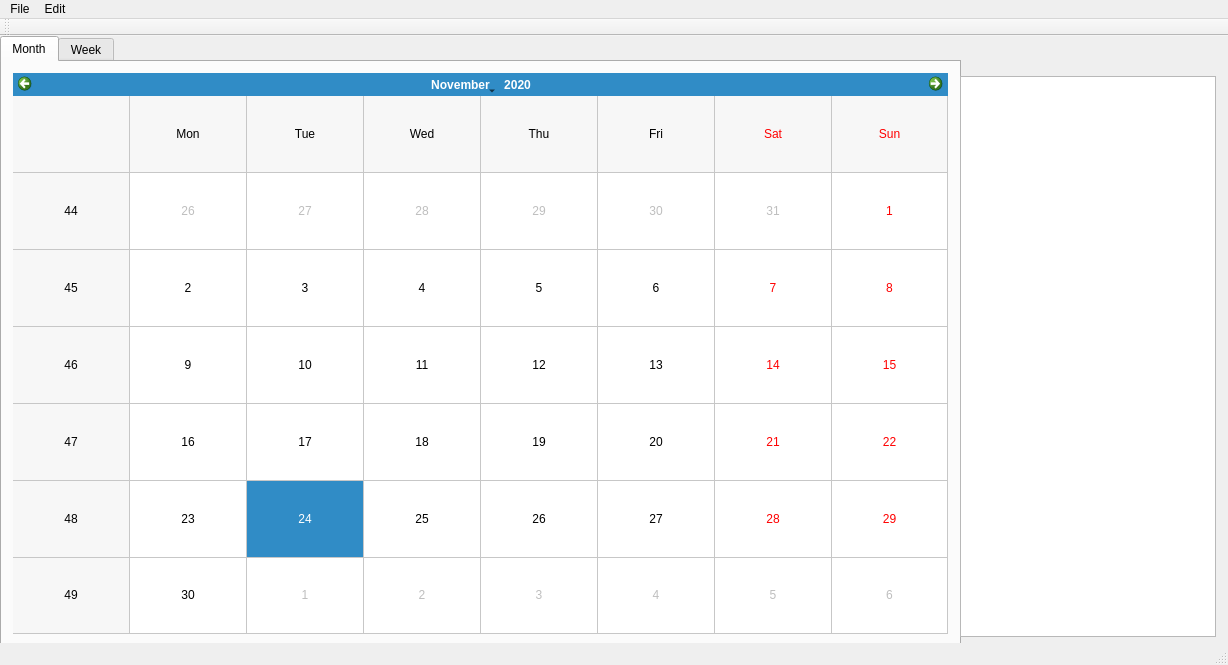
<?xml version="1.0" encoding="UTF-8"?>
<ui version="4.0">
 <class>MainWindow</class>
 <widget class="QMainWindow" name="MainWindow">
  <property name="geometry">
   <rect>
    <x>0</x>
    <y>0</y>
    <width>1228</width>
    <height>665</height>
   </rect>
  </property>
  <property name="windowTitle">
   <string>MainWindow</string>
  </property>
  <widget class="QWidget" name="centralWidget">
   <widget class="QTabWidget" name="tabWidget">
    <property name="geometry">
     <rect>
      <x>0</x>
      <y>0</y>
      <width>961</width>
      <height>611</height>
     </rect>
    </property>
    <property name="currentIndex">
     <number>0</number>
    </property>
    <widget class="QWidget" name="tabMonth">
     <attribute name="title">
      <string>Month</string>
     </attribute>
     <layout class="QHBoxLayout" name="horizontalLayout">
      <item>
       <widget class="QCalendarWidget" name="calendarMonths">
        <property name="selectedDate">
         <date>
          <year>2020</year>
          <month>11</month>
          <day>24</day>
         </date>
        </property>
        <property name="gridVisible">
         <bool>true</bool>
        </property>
       </widget>
      </item>
     </layout>
    </widget>
    <widget class="QWidget" name="tabWeek">
     <attribute name="title">
      <string>Week</string>
     </attribute>
     <widget class="QWidget" name="horizontalLayoutWidget">
      <property name="geometry">
       <rect>
        <x>10</x>
        <y>10</y>
        <width>931</width>
        <height>531</height>
       </rect>
      </property>
      <layout class="QHBoxLayout" name="weekLayout">
       <item alignment="Qt::AlignHCenter">
        <widget class="QTextEdit" name="teMonday">
         <property name="autoFillBackground">
          <bool>false</bool>
         </property>
         <property name="locale">
          <locale language="Filipino" country="Philippines"/>
         </property>
        </widget>
       </item>
       <item alignment="Qt::AlignHCenter">
        <widget class="QTextEdit" name="teTuesday"/>
       </item>
       <item>
        <widget class="QTextEdit" name="teWednesday"/>
       </item>
       <item>
        <widget class="QTextEdit" name="teThursday"/>
       </item>
       <item>
        <widget class="QTextEdit" name="teFriday"/>
       </item>
       <item>
        <widget class="QTextEdit" name="teSaturday"/>
       </item>
       <item>
        <widget class="QTextEdit" name="teSunday"/>
       </item>
      </layout>
     </widget>
    </widget>
   </widget>
   <widget class="QListWidget" name="listWidget">
    <property name="geometry">
     <rect>
      <x>960</x>
      <y>40</y>
      <width>256</width>
      <height>561</height>
     </rect>
    </property>
   </widget>
  </widget>
  <widget class="QMenuBar" name="menuBar">
   <property name="geometry">
    <rect>
     <x>0</x>
     <y>0</y>
     <width>1228</width>
     <height>22</height>
    </rect>
   </property>
   <widget class="QMenu" name="menuMonths">
    <property name="title">
     <string>File</string>
    </property>
   </widget>
   <widget class="QMenu" name="menuWeeks">
    <property name="title">
     <string>Edit</string>
    </property>
   </widget>
   <addaction name="menuMonths"/>
   <addaction name="menuWeeks"/>
  </widget>
  <widget class="QToolBar" name="mainToolBar">
   <attribute name="toolBarArea">
    <enum>TopToolBarArea</enum>
   </attribute>
   <attribute name="toolBarBreak">
    <bool>false</bool>
   </attribute>
  </widget>
  <widget class="QStatusBar" name="statusBar"/>
 </widget>
 <layoutdefault spacing="6" margin="11"/>
 <resources/>
 <connections/>
</ui>
